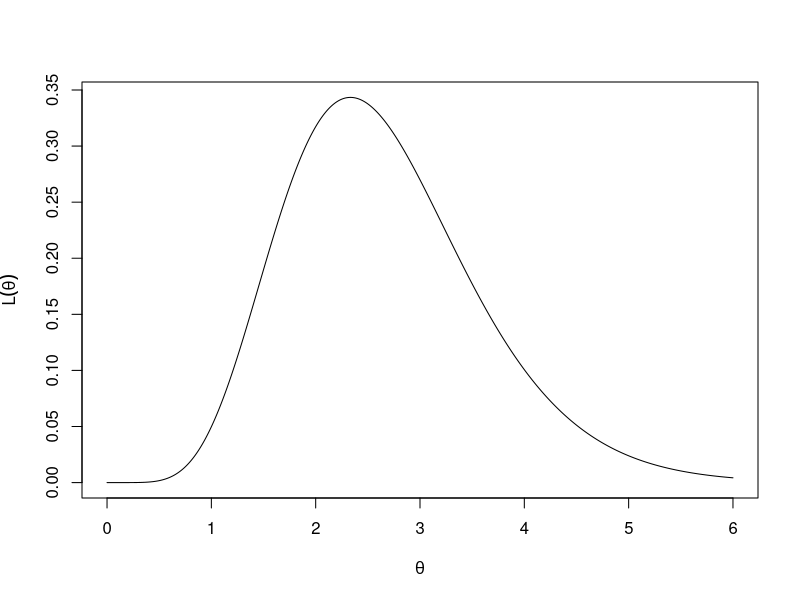
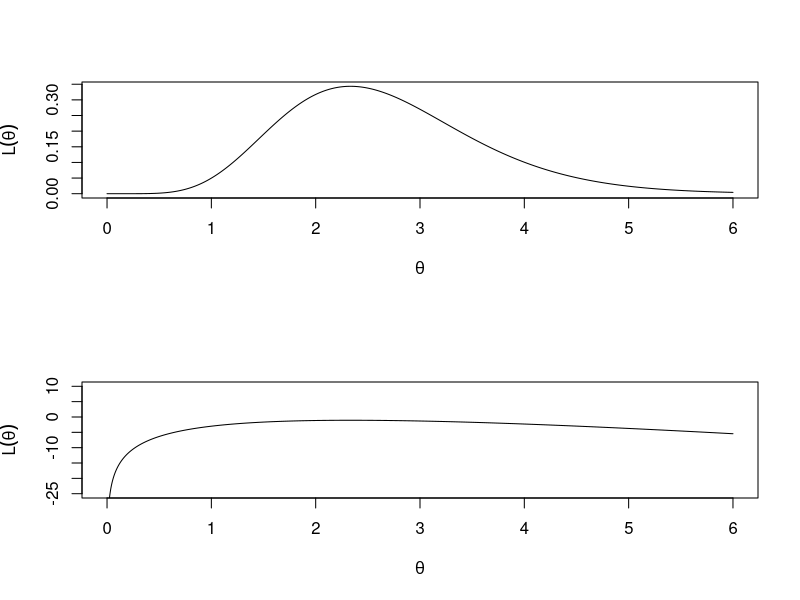

Reproduce these figures in R, in order. (Note: a time limit stopped this script after it produced the figures.)

theta <- seq(0,6,.001)
n <- 3
y <- c(2, 2, 3)
Ltheta= exp(-n*theta)*theta^(sum(y))
plot(theta,Ltheta,type="l",xlab=expression(theta),ylab=expression(L(theta)))

Poislik <- function(n, theta, y){
  # Likelihood
  Ltheta <- exp(-n*theta)*theta^(sum(y))
  par(mfrow = c(2, 1))
  # Loglikelihood
  plot(theta,Ltheta,type="l",xlab=expression(theta),ylab=expression(L(theta)))
  Ltheta1 <- log(exp(-n*theta)*theta^(sum(y)))
  #Ltheta1 <- n*theta + sum(y) * log(theta)
  #Ltheta1 <- log(exp(-n*theta)) + log(theta^(sum(y)))
  # 
  plot(theta, Ltheta1,type="l",xlab=expression(theta),ylab=expression(L(theta)), xlim = c(0, 6),
       ylim = c(-25, 10))
}

Poislik(3, seq(0,6,.001), c(2, 2, 3))



# Taylor's method: Binomial

llbinom.grad <- function(theta){
  ell <- 7*log(theta)+3*log(1-theta)
  ellp <- 7/theta - 3/(1-theta)
  ellpp <- -7/theta^2 - 3/(1-theta)^2
  out<-list(l=ell,lp=ellp,lpp=ellpp)
  return(out)
}
alpha=.015; delta=10^-6
th.vec=NULL; LL=NULL; LLp=NULL
th.vec[1]=0.3
out<-llbinom.grad(th.vec[1])
LL[1]=out$l; LLp[1]=out$lp
convergence=FALSE
a=1
while (!convergence){
  th.vec[a+1] <- th.vec[a] + alpha*out$lp
  out<-llbinom.grad(th.vec[a+1])
  LL[a+1]=out$l; LLp[a+1]=out$lp
  if ((abs(th.vec[a+1]-th.vec[a]))<delta) {convergence=TRUE}
  a <- a+1
}
iterhist = data.frame(t=seq(1,a),theta=th.vec,ell=LL,ellp=LLp)
iterhist


# Taylor's method: Poisson 

llpoisson.grad <- function(theta){
  ell <- -3*theta + 7*log(theta)
  ellp <- 3 + 7/theta
  ellpp <- -7*theta^(-2)
  out <- list(l = ell, lp = ellp, lpp = ellpp)
  return(out)
}


alpha=.015; delta=10^-6
th.vec = NULL
LL=NULL
LLp=NULL
th.vec[1] <- 1

out <- llpoisson.grad(th.vec[1])

LL[1] <- out$l
LLp[1] <- out$lp
convergence=FALSE
a=1

while (!convergence){
  th.vec[a+1] <- th.vec[a] + alpha*out$lp
  out <- llpoisson.grad(th.vec[a+1])
  LL[a+1] <- out$l
  LLp[a+1] <- out$lp
  if ((abs(th.vec[a+1]-th.vec[a])) < delta){
    convergence=TRUE
    }
  a <- a+1
}

iterhist = data.frame(t=seq(1,a),theta=th.vec,ell=LL,ellp=LLp)
iterhist
